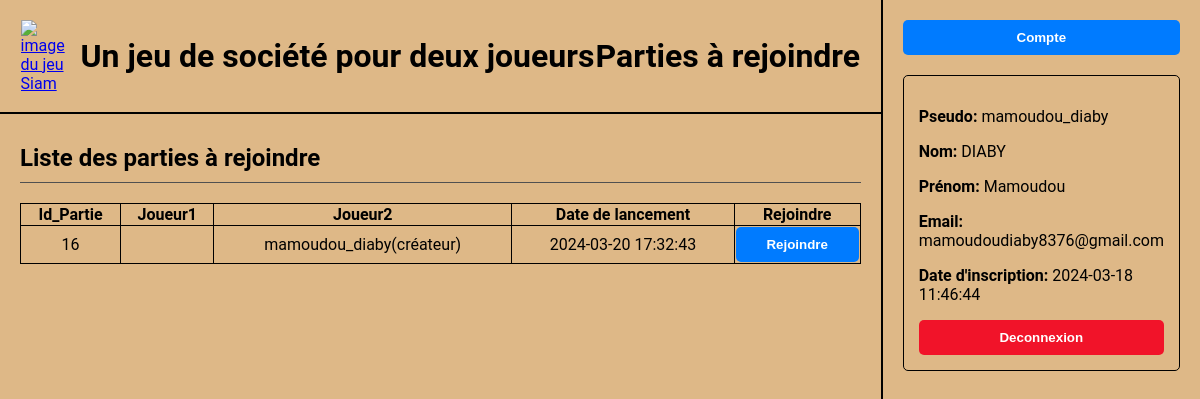
Page /pages/waiting_games_page.php (signed in) on the committed database.
### tables this page shows
CREATE TABLE Game (
  game_ID INTEGER PRIMARY KEY AUTOINCREMENT,
  board TEXT,
  last_move TEXT,
  player1 TEXT,
  player2 TEXT,
  winner TEXT,
  active_player TEXT,
  launcher TEXT,
  launch_date DATE,
  FOREIGN KEY (player1) REFERENCES User(username),
  FOREIGN KEY (player2) REFERENCES User(username),
  FOREIGN KEY (winner) REFERENCES User(username),
  FOREIGN KEY (active_player) REFERENCES User(username),
  FOREIGN KEY (launcher) REFERENCES User(username)
);

### pages/waiting_games_page.php (the view, shortened to what this page needs)
<?php
if (isset($_SESSION['username'])) {
  try {
    $db = new PDO('sqlite:../datas/data_base.db');
  } catch (PDOException $e) {
    echo "Échec de la connexion", $e->getMessage();
    $db = null;
    exit();
  }
  $query = "SELECT * FROM Game WHERE player1 IS NULL OR player2 IS NULL ORDER BY launch_date DESC";
  $stmt = $db->query($query);
  $result = $stmt->fetchAll(PDO::FETCH_ASSOC);
} else {
  header('Location: login_page.php');
  exit();
}
?>
<!DOCTYPE html>
<html lang="fr">
<head>
  <link rel="stylesheet" href="../styles/style2.css">
</head>
<body>
  <header>
    <a href="home_page.php"><img src="../images/siam.jpeg" alt="image du jeu Siam"></a>
    <h1>Un jeu de société pour deux joueurs</h1>
    <h1>Parties à rejoindre</h1>
  </header>
  <section>
    <h2>Liste des parties à rejoindre</h2>
    <?php
    if (empty($result)) {
      echo "<h3>Aucune partie à rejoindre</h3>";
    } else {
      echo "<table>";
      echo "<tr>";
      echo "<th>Id_Partie</th>";
      echo "<th>Joueur1</th>";
      echo "<th>Joueur2</th>";
      echo "<th>Date de lancement</th>";
      echo "<th>Rejoindre</th>";
      echo "</tr>";
      foreach ($result as $row) {
        echo "<tr>";
        echo "<td>{$row['game_ID']}</td>";
        echo "<td>{$row['player1']}" . (($row['player1'] === $row['launcher']) ? "(créateur)" : "") . "</td>";
        echo "<td>{$row['player2']}" . (($row['player2'] === $row['launcher']) ? "(créateur)" : "") . "</td>";
        echo "<td>{$row['launch_date']}</td>";
        echo "<td>";
        echo "<form action='../api/join_game_api.php' method='post'>";
        echo "<button type='submit'>Rejoindre</button>";
        echo "</form>";
        echo "</td>";
        echo "</tr>";
      }
      echo "</table>";
    }
    ?>
  </section>
  <aside>
    <button onclick="window.location.href='account_page.php'">Compte</button>
    <div>
      <?php
      echo "<p><strong>Pseudo:</strong> {$_SESSION['username']}</p>";
      echo "<p><strong>Nom:</strong> {$_SESSION['last_name']}</p>";
      echo "<p><strong>Prénom:</strong> {$_SESSION['first_name']}</p>";
      echo "<p><strong>Email:</strong> {$_SESSION['email']}</p>";
      echo "<p><strong>Date d'inscription:</strong> {$_SESSION['registration_date']}</p>";
      ?>
      <button class='red_buttons' onclick="window.location.href='../api/logout_api_api.php'">Deconnexion</button>
    </div>
  </aside>
</body>
</html>

### styles/style2.css (style rules this page uses)
body { background-color: burlywood; font-family: 'Roboto', sans-serif; margin: 0; min-height: 100vh; display: grid; grid-template-columns: 4fr 1fr; grid-template-rows: 1fr 6fr; }
header { grid-column: 1; grid-row: 1; display: flex; justify-content: space-around; align-items: center; padding: 0 20px; border-bottom: 2px solid #000; }
section { grid-column: 1; grid-row: 2; display: flex; flex-direction: column; padding: 0 20px; }
aside { grid-column: 2; grid-row: 1 / span 2; display: flex; flex-direction: column; border-left: 2px solid #000; padding: 20px; row-gap: 20px; }
h2 { padding: 10px 0; border-bottom: 1px solid #505050; box-sizing: border-box; }
img { width: 100%; height: 100%; object-fit: contain; }
a { width: 7%; }
button { background-color: #007bff; color: white; font-weight: bold; display: inline; width: 100%; border: none; border-radius: 5px; padding: 10px; cursor: pointer; }
.red_buttons { background-color: #f11329; }
aside>div { row-gap: 10px; border: 1px solid #000; padding: 15px; border-radius: 5px; }
table { width: 100%; border-collapse: collapse; }
th, td { border: 1px solid #000; text-align: center; }

### rows in the picture
game: game_ID "16", player2 "mamoudou_diaby", shows "(créateur)", launch_date "2024-03-20 17:32:43"

### other values in the picture
$_SESSION['username'] "mamoudou_diaby"
$_SESSION['last_name'] "DIABY"
$_SESSION['first_name'] "Mamoudou"
$_SESSION['email'] "mamoudoudiaby8376@gmail.com"
$_SESSION['registration_date'] "2024-03-18 11:46:44"
